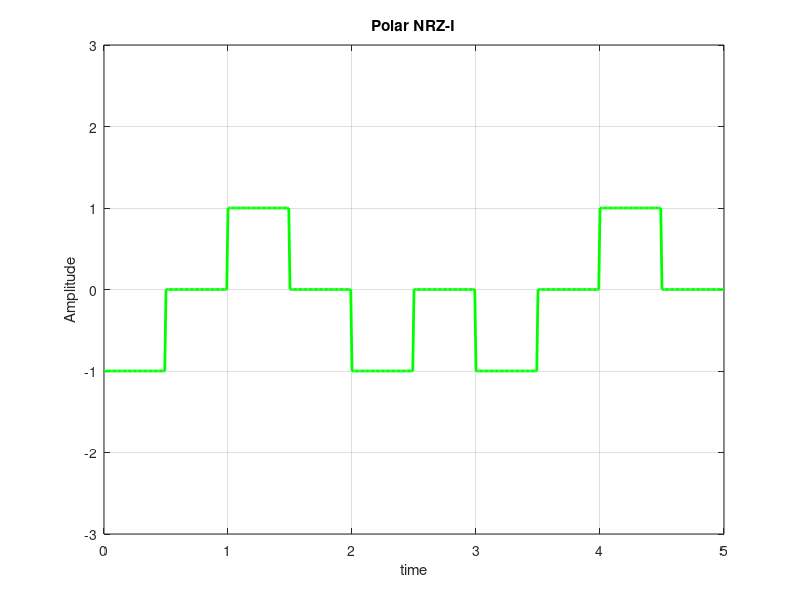

Write MATLAB code to recreate this figure.
clc
clear all
close all

data = [0 1 0 0 1];

sample_per_bit = 100;
bitRate = 1;
total_bits = length(data);
total_sample_size = sample_per_bit * total_bits;
total_sample_time = total_bits / bitRate;
time_per_sample = total_sample_time / total_sample_size;
t = 0:time_per_sample:total_sample_time; 
y = zeros(1,length(t));


for i=0:total_bits-1;
    if data(i+1) == 1
      y(i*sample_per_bit+1 : (2*i+1)*(sample_per_bit/2)) = 1;
    else 
      y(i*sample_per_bit+1 : (2*i+1)*(sample_per_bit/2)) = -1;  
    endif;
endfor;

plot(t,y,'g','Linewidth',2);
axis([0 t(end) -3 3]);
grid on;
xlabel('time');
ylabel('Amplitude');
title('Polar NRZ-I');

%decoding the digital signal 
p = 1;
count = 0;
for j = 1:sample_per_bit:length(y)-1;
  if y(j) == p
    count = count+1;
    signal_decoded(count) = 1;
  else
    count = count+1;
    signal_decoded(count) = 0;
  endif;
endfor;
disp(signal_decoded);

